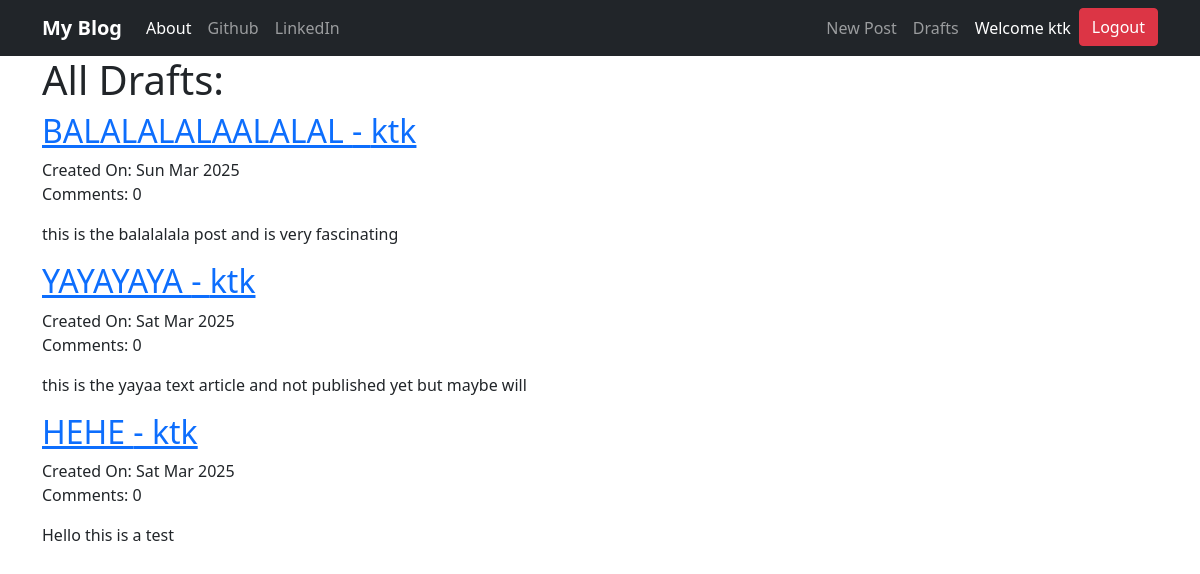
Before: /drafts/ (signed in) with the older database file.
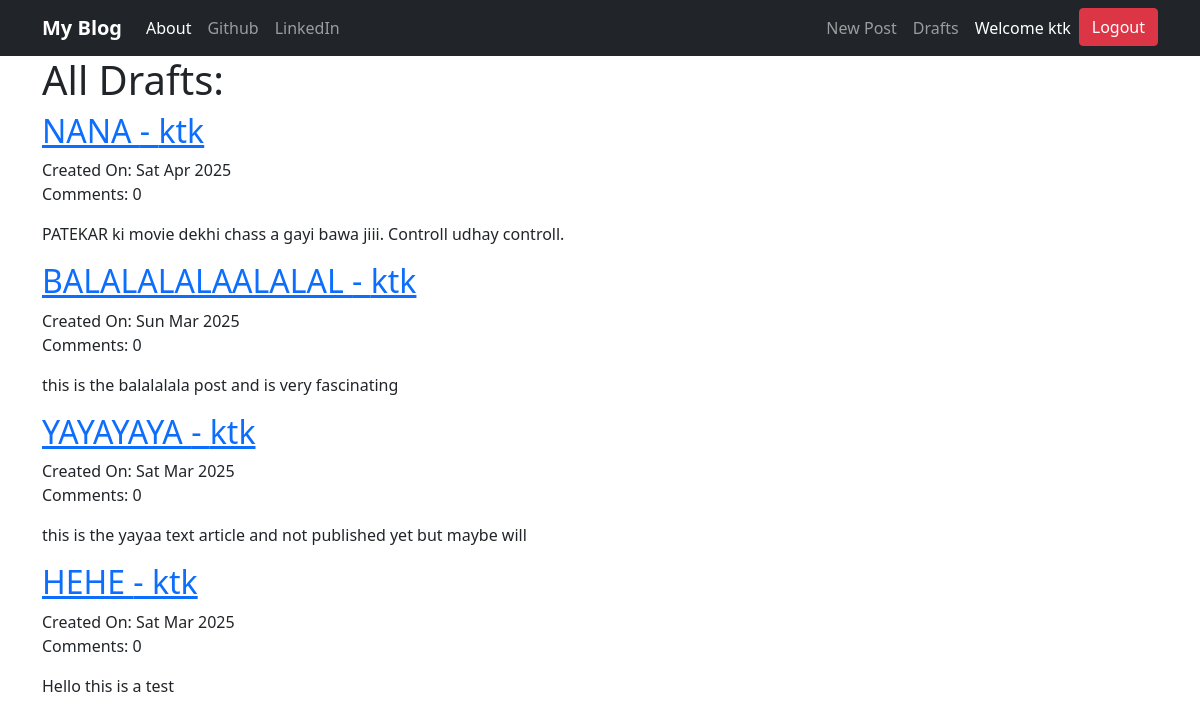
After: the same page with the newer database file.
### blog/models.py (models this page shows, shortened)
class Post(models.Model):
    author = models.ForeignKey('auth.User', on_delete=models.CASCADE)
    title = models.CharField(max_length=256)
    text = models.TextField()
    create_date = models.DateTimeField(default=timezone.now)
    published_date = models.DateTimeField(blank=True, null=True)
    def get_approved_comments(self):
        return self.comments.filter(approved_comment=True)

### blog/views.py (the view)
# urls.py: path('drafts/', views.DraftListView.as_view(), name='post_draft_list'),
class DraftListView(LoginRequiredMixin, ListView):
    login_url = '/login/'
    model = Post
    template_name = 'blog/post_draft_list.html'
    def get_queryset(self):
        return Post.objects.filter(published_date__isnull=True).order_by('-create_date')

### blog/templates/blog/post_draft_list.html
{% extends 'blog/base.html' %}
{% block body_block %}
    <div class="centerstage">
        <h1>All Drafts: </h1>
        <div class ='jumbotron'>
                {% for post in post_list %}
                <div class="post">
                    <h2><a href="{% url 'blog:post_detail' pk=post.pk %}">{{post.title}} - {{post.author}}</a></h2>
                    <div class="date createddate">
                        <p>Created On: {{post.create_date | date:'D M Y'}}<br>Comments: {{ post.get_approved_comments.count }}</p>
                    </div>
                    <p>{{post.text|truncatechars:200}}</p>
                </div>
                {% empty %}
                <h2>No Posts to show!</h2>
                {% endfor %}
        </div>
    </div>
{% endblock %}

Changed rows visible on the page:
added Post: title "NANA", author "ktk", create_date "Sat Apr 2025", get_approved_comments.count "0", text "PATEKAR ki movie dekhi chass a gayi bawa jiii. Controll udhay controll."
